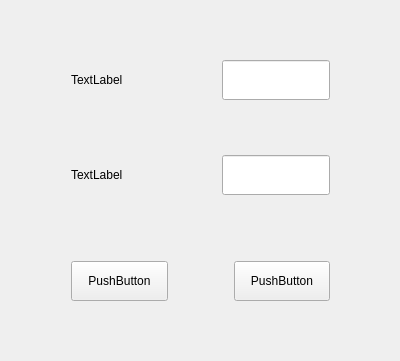
<?xml version="1.0" encoding="UTF-8"?>
<ui version="4.0">
 <class>MainWindow</class>
 <widget class="QMainWindow" name="MainWindow">
  <property name="geometry">
   <rect>
    <x>0</x>
    <y>0</y>
    <width>400</width>
    <height>361</height>
   </rect>
  </property>
  <property name="windowTitle">
   <string>MainWindow</string>
  </property>
  <widget class="QWidget" name="centralWidget">
   <widget class="QWidget" name="">
    <property name="geometry">
     <rect>
      <x>0</x>
      <y>0</y>
      <width>401</width>
      <height>361</height>
     </rect>
    </property>
    <layout class="QVBoxLayout" name="verticalLayout">
     <property name="sizeConstraint">
      <enum>QLayout::SetDefaultConstraint</enum>
     </property>
     <property name="bottomMargin">
      <number>0</number>
     </property>
     <item>
      <spacer name="verticalSpacer_3">
       <property name="orientation">
        <enum>Qt::Vertical</enum>
       </property>
       <property name="sizeHint" stdset="0">
        <size>
         <width>20</width>
         <height>40</height>
        </size>
       </property>
      </spacer>
     </item>
     <item>
      <layout class="QHBoxLayout" name="horizontalLayout">
       <item>
        <spacer name="horizontalSpacer">
         <property name="orientation">
          <enum>Qt::Horizontal</enum>
         </property>
         <property name="sizeType">
          <enum>QSizePolicy::Fixed</enum>
         </property>
         <property name="sizeHint" stdset="0">
          <size>
           <width>60</width>
           <height>40</height>
          </size>
         </property>
        </spacer>
       </item>
       <item>
        <widget class="QLabel" name="label">
         <property name="sizePolicy">
          <sizepolicy hsizetype="MinimumExpanding" vsizetype="Minimum">
           <horstretch>0</horstretch>
           <verstretch>0</verstretch>
          </sizepolicy>
         </property>
         <property name="text">
          <string>TextLabel</string>
         </property>
        </widget>
       </item>
       <item>
        <spacer name="horizontalSpacer_2">
         <property name="orientation">
          <enum>Qt::Horizontal</enum>
         </property>
         <property name="sizeHint" stdset="0">
          <size>
           <width>60</width>
           <height>40</height>
          </size>
         </property>
        </spacer>
       </item>
       <item>
        <widget class="QLineEdit" name="lineEdit">
         <property name="sizePolicy">
          <sizepolicy hsizetype="Expanding" vsizetype="Minimum">
           <horstretch>0</horstretch>
           <verstretch>0</verstretch>
          </sizepolicy>
         </property>
        </widget>
       </item>
       <item>
        <spacer name="horizontalSpacer_3">
         <property name="orientation">
          <enum>Qt::Horizontal</enum>
         </property>
         <property name="sizeType">
          <enum>QSizePolicy::Fixed</enum>
         </property>
         <property name="sizeHint" stdset="0">
          <size>
           <width>60</width>
           <height>40</height>
          </size>
         </property>
        </spacer>
       </item>
      </layout>
     </item>
     <item>
      <spacer name="verticalSpacer">
       <property name="orientation">
        <enum>Qt::Vertical</enum>
       </property>
       <property name="sizeHint" stdset="0">
        <size>
         <width>20</width>
         <height>40</height>
        </size>
       </property>
      </spacer>
     </item>
     <item>
      <layout class="QHBoxLayout" name="horizontalLayout_2">
       <item>
        <spacer name="horizontalSpacer_4">
         <property name="orientation">
          <enum>Qt::Horizontal</enum>
         </property>
         <property name="sizeType">
          <enum>QSizePolicy::Fixed</enum>
         </property>
         <property name="sizeHint" stdset="0">
          <size>
           <width>60</width>
           <height>40</height>
          </size>
         </property>
        </spacer>
       </item>
       <item>
        <widget class="QLabel" name="label_2">
         <property name="sizePolicy">
          <sizepolicy hsizetype="MinimumExpanding" vsizetype="Minimum">
           <horstretch>0</horstretch>
           <verstretch>0</verstretch>
          </sizepolicy>
         </property>
         <property name="text">
          <string>TextLabel</string>
         </property>
        </widget>
       </item>
       <item>
        <spacer name="horizontalSpacer_5">
         <property name="orientation">
          <enum>Qt::Horizontal</enum>
         </property>
         <property name="sizeType">
          <enum>QSizePolicy::Fixed</enum>
         </property>
         <property name="sizeHint" stdset="0">
          <size>
           <width>50</width>
           <height>40</height>
          </size>
         </property>
        </spacer>
       </item>
       <item>
        <widget class="QLineEdit" name="lineEdit_2">
         <property name="sizePolicy">
          <sizepolicy hsizetype="Expanding" vsizetype="Minimum">
           <horstretch>0</horstretch>
           <verstretch>0</verstretch>
          </sizepolicy>
         </property>
        </widget>
       </item>
       <item>
        <spacer name="horizontalSpacer_6">
         <property name="orientation">
          <enum>Qt::Horizontal</enum>
         </property>
         <property name="sizeType">
          <enum>QSizePolicy::Fixed</enum>
         </property>
         <property name="sizeHint" stdset="0">
          <size>
           <width>60</width>
           <height>40</height>
          </size>
         </property>
        </spacer>
       </item>
      </layout>
     </item>
     <item>
      <spacer name="verticalSpacer_2">
       <property name="orientation">
        <enum>Qt::Vertical</enum>
       </property>
       <property name="sizeType">
        <enum>QSizePolicy::Fixed</enum>
       </property>
       <property name="sizeHint" stdset="0">
        <size>
         <width>20</width>
         <height>60</height>
        </size>
       </property>
      </spacer>
     </item>
     <item>
      <layout class="QHBoxLayout" name="horizontalLayout_3">
       <item>
        <spacer name="horizontalSpacer_7">
         <property name="orientation">
          <enum>Qt::Horizontal</enum>
         </property>
         <property name="sizeType">
          <enum>QSizePolicy::Fixed</enum>
         </property>
         <property name="sizeHint" stdset="0">
          <size>
           <width>60</width>
           <height>40</height>
          </size>
         </property>
        </spacer>
       </item>
       <item>
        <widget class="QPushButton" name="pushButton">
         <property name="sizePolicy">
          <sizepolicy hsizetype="Minimum" vsizetype="Minimum">
           <horstretch>0</horstretch>
           <verstretch>0</verstretch>
          </sizepolicy>
         </property>
         <property name="text">
          <string>PushButton</string>
         </property>
        </widget>
       </item>
       <item>
        <spacer name="horizontalSpacer_9">
         <property name="orientation">
          <enum>Qt::Horizontal</enum>
         </property>
         <property name="sizeType">
          <enum>QSizePolicy::Fixed</enum>
         </property>
         <property name="sizeHint" stdset="0">
          <size>
           <width>60</width>
           <height>40</height>
          </size>
         </property>
        </spacer>
       </item>
       <item>
        <widget class="QPushButton" name="pushButton_2">
         <property name="sizePolicy">
          <sizepolicy hsizetype="Minimum" vsizetype="Minimum">
           <horstretch>0</horstretch>
           <verstretch>0</verstretch>
          </sizepolicy>
         </property>
         <property name="text">
          <string>PushButton</string>
         </property>
        </widget>
       </item>
       <item>
        <spacer name="horizontalSpacer_8">
         <property name="orientation">
          <enum>Qt::Horizontal</enum>
         </property>
         <property name="sizeType">
          <enum>QSizePolicy::Fixed</enum>
         </property>
         <property name="sizeHint" stdset="0">
          <size>
           <width>60</width>
           <height>40</height>
          </size>
         </property>
        </spacer>
       </item>
      </layout>
     </item>
     <item>
      <spacer name="verticalSpacer_4">
       <property name="orientation">
        <enum>Qt::Vertical</enum>
       </property>
       <property name="sizeType">
        <enum>QSizePolicy::Fixed</enum>
       </property>
       <property name="sizeHint" stdset="0">
        <size>
         <width>20</width>
         <height>60</height>
        </size>
       </property>
      </spacer>
     </item>
    </layout>
   </widget>
  </widget>
 </widget>
 <layoutdefault spacing="6" margin="11"/>
 <resources/>
 <connections/>
</ui>
